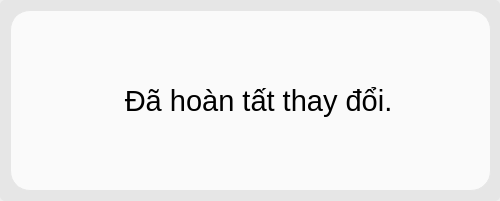
<?xml version="1.0" encoding="UTF-8"?>
<ui version="4.0">
 <class>Form_save_setting</class>
 <widget class="QWidget" name="Form_save_setting">
  <property name="geometry">
   <rect>
    <x>0</x>
    <y>0</y>
    <width>500</width>
    <height>201</height>
   </rect>
  </property>
  <property name="windowTitle">
   <string>Form</string>
  </property>
  <property name="styleSheet">
   <string notr="true"/>
  </property>
  <widget class="QFrame" name="frame">
   <property name="geometry">
    <rect>
     <x>0</x>
     <y>0</y>
     <width>500</width>
     <height>201</height>
    </rect>
   </property>
   <property name="minimumSize">
    <size>
     <width>500</width>
     <height>200</height>
    </size>
   </property>
   <property name="maximumSize">
    <size>
     <width>750</width>
     <height>550</height>
    </size>
   </property>
   <property name="styleSheet">
    <string notr="true">background-color: rgb(230, 230, 230);
border-radius: 5px;
box-shadow: 5px 5px 10px rgba(0, 0, 0, 0.5);</string>
   </property>
   <property name="frameShape">
    <enum>QFrame::WinPanel</enum>
   </property>
   <property name="frameShadow">
    <enum>QFrame::Raised</enum>
   </property>
   <widget class="QPushButton" name="Button_xacnhan_capnhat">
    <property name="geometry">
     <rect>
      <x>10</x>
      <y>10</y>
      <width>481</width>
      <height>181</height>
     </rect>
    </property>
    <property name="font">
     <font>
      <family>MS Shell Dlg 2</family>
      <pointsize>22</pointsize>
      <weight>9</weight>
      <italic>false</italic>
      <bold>false</bold>
     </font>
    </property>
    <property name="styleSheet">
     <string notr="true">QPushButton#Button_xacnhan_capnhat
{
    border-radius: 20px;
	font: 75 22pt &quot;MS Shell Dlg 2&quot;;
	border: 1px solid rgb(230, 230, 230);
	background-color: rgb(250, 250, 250);
/*border: 3px solid rgb(0, 0, 255);*/

}




</string>
    </property>
    <property name="text">
     <string>  Đã hoàn tất thay đổi.</string>
    </property>
    <property name="icon">
     <iconset>
      <normaloff>icon/save.png</normaloff>icon/save.png</iconset>
    </property>
    <property name="iconSize">
     <size>
      <width>80</width>
      <height>80</height>
     </size>
    </property>
   </widget>
  </widget>
 </widget>
 <resources>
  <include location="resource.qrc"/>
 </resources>
 <connections/>
</ui>
